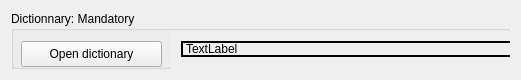
        <widget class="QWidget" name="horizontalLayout" >
         <property name="geometry" >
          <rect>
           <x>20</x>
           <y>150</y>
           <width>521</width>
           <height>80</height>
          </rect>
         </property>
         <layout class="QHBoxLayout" >
          <item>
           <widget class="QGroupBox" name="groupBox_2" >
            <property name="title" >
             <string>Dictionnary: Mandatory</string>
            </property>
            <widget class="QPushButton" name="btnOpenDict" >
             <property name="geometry" >
              <rect>
               <x>10</x>
               <y>30</y>
               <width>141</width>
               <height>26</height>
              </rect>
             </property>
             <property name="toolTip" >
              <string>open</string>
             </property>
             <property name="text" >
              <string>Open dictionary</string>
             </property>
             <property name="icon" >
              <iconset resource="mptkgui.qrc" >:/resouces/open.xpm</iconset>
             </property>
             <property name="checkable" >
              <bool>false</bool>
             </property>
             <property name="flat" >
              <bool>false</bool>
             </property>
            </widget>
            <widget class="QWidget" native="1" name="widget_2" >
             <property name="geometry" >
              <rect>
               <x>160</x>
               <y>20</y>
               <width>351</width>
               <height>41</height>
              </rect>
             </property>
             <property name="autoFillBackground" >
              <bool>true</bool>
             </property>
             <widget class="QLabel" name="labelDict" >
              <property name="geometry" >
               <rect>
                <x>10</x>
                <y>10</y>
                <width>331</width>
                <height>16</height>
               </rect>
              </property>
              <property name="frameShape" >
               <enum>QFrame::WinPanel</enum>
              </property>
              <property name="text" >
               <string>TextLabel</string>
              </property>
             </widget>
            </widget>
           </widget>
          </item>
         </layout>
        </widget>
